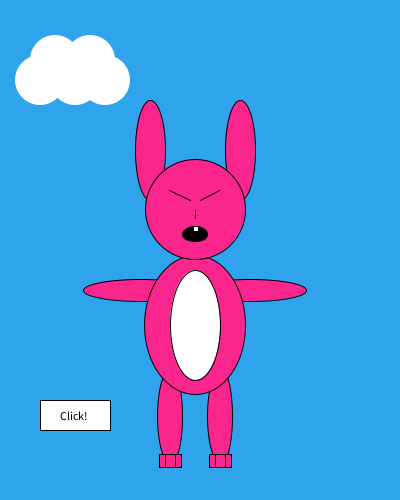
Frame 1 (no input)
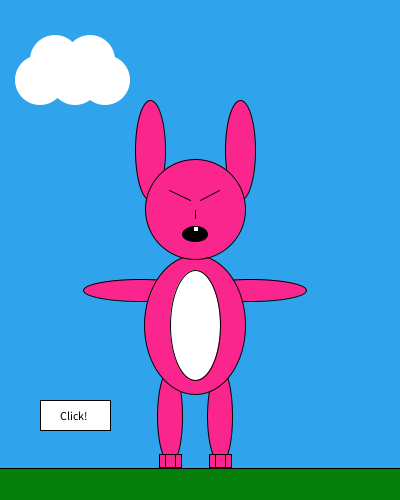
Frame 60 (the mouse pressed at the canvas centre just before this capture)
Frame 120 (the mouse held since frame 60 and released just before this capture): identical to frame 60, image omitted

The Processing sketch that drew these frames (run headless with seeded random() and noise(); from frame 60 on, the mouse is pressed at the canvas centre):

// Processing sketch: Homework_2
// ── Homework_2.pde
//color
color sort = #000000;
color hvid = #FFFFFF;
color groen = #067E0B;
color pink = #FA268D;
color himmel = #30A3ED;
color gul = #FAE203;

//ting til knap
int bg = himmel;
int synlig = 1000;
int transparrent = 0;
int alpha = transparrent;
int state = 1;


// grass
int grassSb = 800;
int grassSh = 500;
int grassX = 0;
int grassY = 718;

//sky
int skyS = 50;
int sky1x = 40;
int skyHy = 80;
int sky2x = 55;
int skyLy = 60;
int sky3x = 75;
int sky4x = 90;
int sky5x = 105;

//taleboble
int talebobleSb = 90;
int talebobleSh = 60;
int talebobleCx = 322;
int talebobleCy = 150;
int taletrekantX1 = 248;
int taletrekantX2 = 219;
int taletrekantY1 = 303;
int taletrekantY2 = 176;
int taletrekantZ1 = 297;
int taletrekantZ2 = 154;

//arm
int armSb = 113;
int armSh = 22;
int armVx = 250;
int armHx = 140;
int armY = 290;

//ben
int benSb = 25;
int benSh = 95;
int benVx = 220;
int benHx = 170;
int benY = 416;

//krop
int kropSb = 101;
int kropSh =139;
int kropX = 195;
int kropY = 325;

//ører
int oreSb = 30;
int oreSh = 100;
int oreVx = 240;
int oreHx = 150;
int oreY = 150;

//hoved
int hovedS = 100;
int hovedX = 195;
int hovedY = 209;

//fod
int fodSb = 22;
int fodSh = 13;
int fodVx = 170;
int fodHx = 220;
int fodY = 461;

//øje
int ojex1 = 169;
int ojey1 = 190;
int ojex2 = 190;
int ojey2 = 200;
int oje2x1 = 200;
int oje2y1 = 200;
int oje2x2 = 219;
int oje2y2 = 190;

//nose
int nosex = 195;
int nose1y = 218;
int nose2y = 210;

//toes
int toey1 = 455;
int toey2 = 466;
int toe1 = 165;
int toe2 = 175;
int toe3 = 215;
int toe4 = 225;

//mund
int mundSb = 25;
int mundSh = 15;
int mundx = 195;
int mundy = 234;

//text
int textplaceringx = 288;
int textplaceringy = 160;
int textsize = 24;

//mave
int mavex = 195;
int mavey = 325;
int maveSb = 50;
int maveSh = 110;

//tand
int tandx = 196;
int tandy = 229;
int tandS = 5;

//lyn
int l1 = 70;
int l2 = 100;
int l3 = 90;
int l4 = 60;
int l5 = 150;
int l6 = 85;
int l7 = 170;
int l8 = 50;
int l9 = 210;

//knap
int knapx=40;
int knapy=400;
int knapw=70;
int knaph=30;




void setup () {
  size (400,500);
  
}

void draw() {
background(bg);


//lyn
noStroke();
beginShape();
 fill(gul,alpha);
 vertex(l1,l2);
 vertex(l3,l2);
 vertex(l4,l5);
 vertex(l6,l7);
 vertex(l8,l9);
 vertex(l1,l7);
 vertex(l8,l5);
 endShape();
 
//sky

fill(hvid);
ellipse(sky1x,skyHy,skyS,skyS);
ellipse(sky2x,skyLy,skyS,skyS);
ellipse(sky3x,skyHy,skyS,skyS);
ellipse(sky4x,skyLy,skyS,skyS);
ellipse(sky5x,skyHy,skyS,skyS);



//taleboble
fill(hvid,alpha);
ellipse(talebobleCx,talebobleCy,talebobleSb,talebobleSh);
triangle(taletrekantX1,taletrekantX2,taletrekantY1,taletrekantY2,taletrekantZ1,taletrekantZ2);

stroke(sort);

//græs
fill(groen);
rect(grassX,grassY,grassSb,grassSh);

//knap
fill(hvid);
rectMode(CORNER);
rect(knapx,knapy,knapw,knaph);


fill(pink);
ellipseMode(CENTER);

//venstre arm
ellipse(armVx,armY,armSb,armSh);

//Højre arm
ellipse(armHx,armY,armSb,armSh);

//venstre ben
ellipse(benVx,benY,benSb,benSh);

//højre ben
ellipse(benHx,benY,benSb,benSh);

//krop
ellipse(kropX,kropY,kropSb,kropSh);

//øre
ellipse(oreVx,oreY,oreSb,oreSh);
ellipse(oreHx,oreY,oreSb,oreSh);

//Hoved
ellipse(hovedX,hovedY,hovedS,hovedS);

//fødder
rectMode(CENTER);
rect(fodVx,fodY,fodSb,fodSh);
rect(fodHx,fodY,fodSb,fodSh);

//Øjne
line(ojex1,ojey1,ojex2,ojey2);
line(oje2x1,oje2y1,oje2x2,oje2y2);

//næse
line(nosex,nose1y,nosex,nose2y);

//tæer
line(toe1,toey1,toe1,toey2);
line(toe2,toey1,toe2,toey2);
line(toe3,toey1,toe3,toey2);
line(toe4,toey1,toe4,toey2);

//mund
fill(sort);
ellipseMode(CENTER);
ellipse(mundx,mundy,mundSb,mundSh);

//tekst i taleboble
fill(sort,alpha);
textSize(textsize);
text("Woop!", textplaceringx, textplaceringy);

//tekst knap
fill(sort);
textSize(textsize/2);
text("Click!", knapx*1.5,knapy*1.05);

//mave-farve
fill(hvid);
ellipse(mavex,mavey,maveSb,maveSh);

//Tand
rectMode(CENTER);
rect(tandx,tandy,tandS,tandS);



}

void mousePressed(){
 if(mouseX>knapx && mouseX<knapx+70 && mouseY>knapy && mouseY<knapy+30) {
    if(state == 0) {
  bg = himmel;
  alpha = transparrent;
}
  if (state == 1){
    bg = sort;
    alpha = synlig;
     }
  
   state ++;
   if(state ==2){
     state=0;}
  
  }
}
